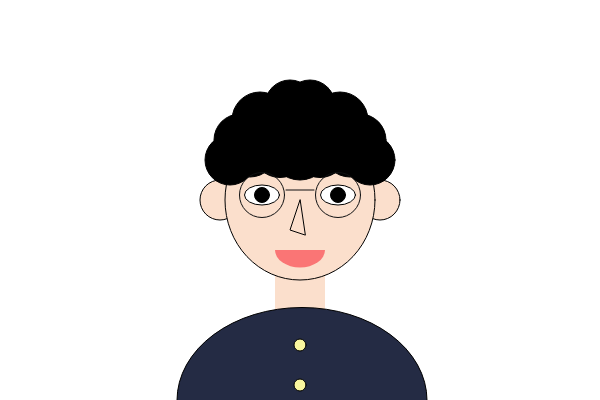
Frame 1 (no input)
Frame 60 (no input): identical to frame 1, image omitted
Frame 120 (the mouse pressed at the canvas centre since frame 60): identical to frame 1, image omitted

The p5.js sketch that drew this single still picture (run headless with seeded random() and noise() and a simulated clock; from frame 60 on, the mouse is pressed at the canvas centre):

// p5.js sketch
// ── sketch.js
let eye_height = 20;

function setup() {
  createCanvas(600, 400);
}

function draw() {
  background(255);
  
  fill('#fbdfcc'); // 이하 얼굴/귀 모양 표현
  ellipse(220,200,40,40); // 왼쪽 귀
  ellipse(380,200,40,40); // 오른쪽 귀
  strokeWeight(0);
  rect(275,270,50,50); // 목
  strokeWeight(1);
  ellipse(300,200,150,160); // 얼굴
  
  fill('#000000'); // 이하 머리카락 표현
  circle(230,160,50);
  circle(240,140,52);
  circle(250,150,54);
  circle(260,120,56);
  circle(270,130,58);
  circle(280,150,55);
  circle(290,105,50);
  circle(300,150,60);
  circle(310,105,50);
  circle(320,150,55);
  circle(330,130,58);
  circle(340,120,56);
  circle(350,150,54);
  circle(360,140,52);
  circle(370,160,50);
  
  fill('#ffffff'); // 눈 외형
  ellipse(262,195,35,20); // 좌
  ellipse(338,195,35,20); // 우
  
  fill('#000000'); // 눈알
  circle(262,195,15); // 좌
  circle(338,195,15); // 우
  
  fill('#fcdfcc'); // 코
  triangle(300,200,290,230,305,235);
  
  strokeWeight(0); // 입
  fill('#fa7575')
  arc(300,250,50,35,0,PI);
  strokeWeight(1);
  
  fill('#242B44'); // 옷
  arc(302,400,250,185,PI,0);
  
  fill('#F9F69E'); // 옷 단추
  circle(300,345,12);
  circle(300,385,12);
  
  stroke('#101112');
  noFill();
  circle(262,195,45);
  circle(338,195,45);
  line(286,190,314,190);
  stroke('#000000');
}
